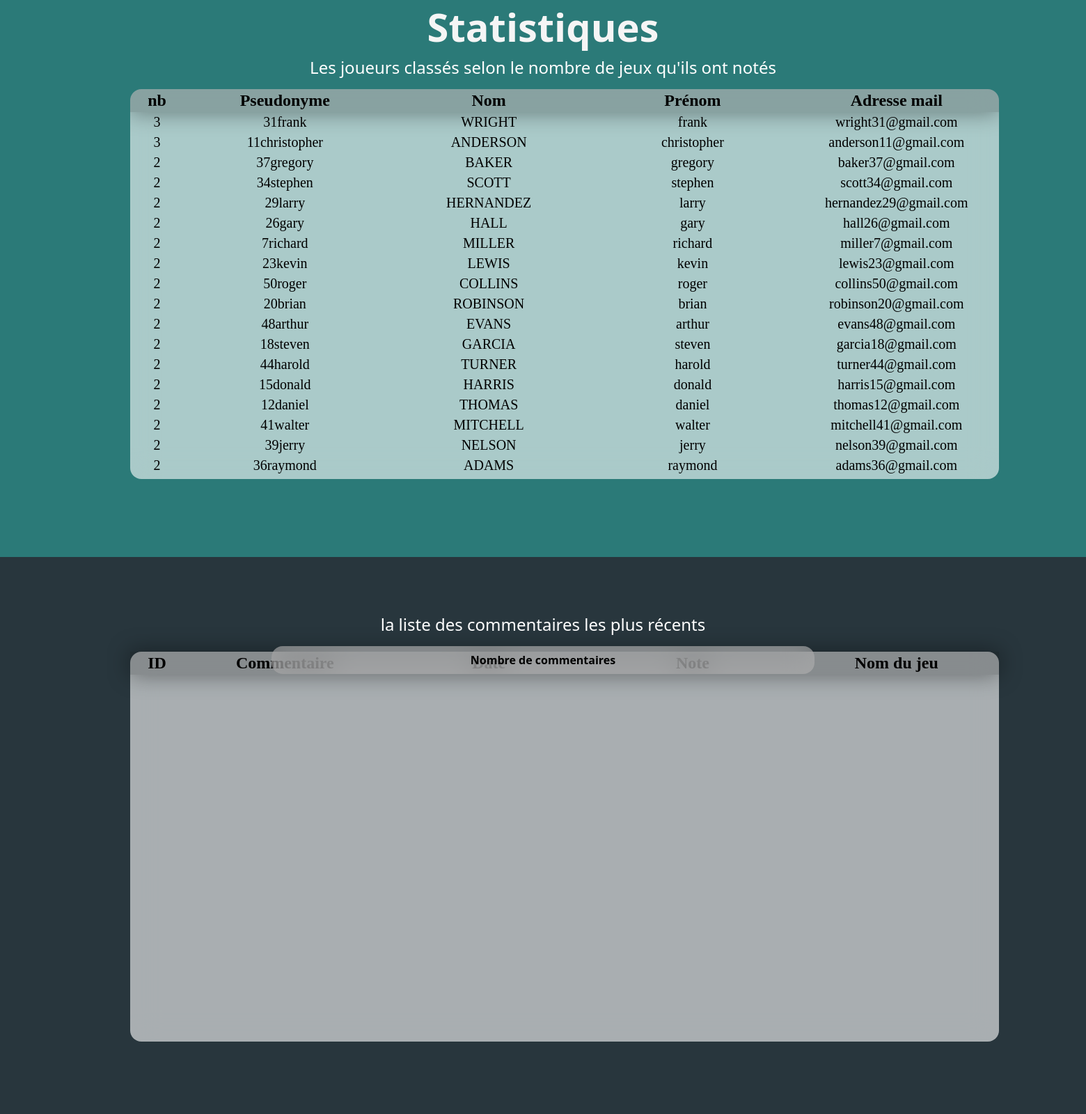
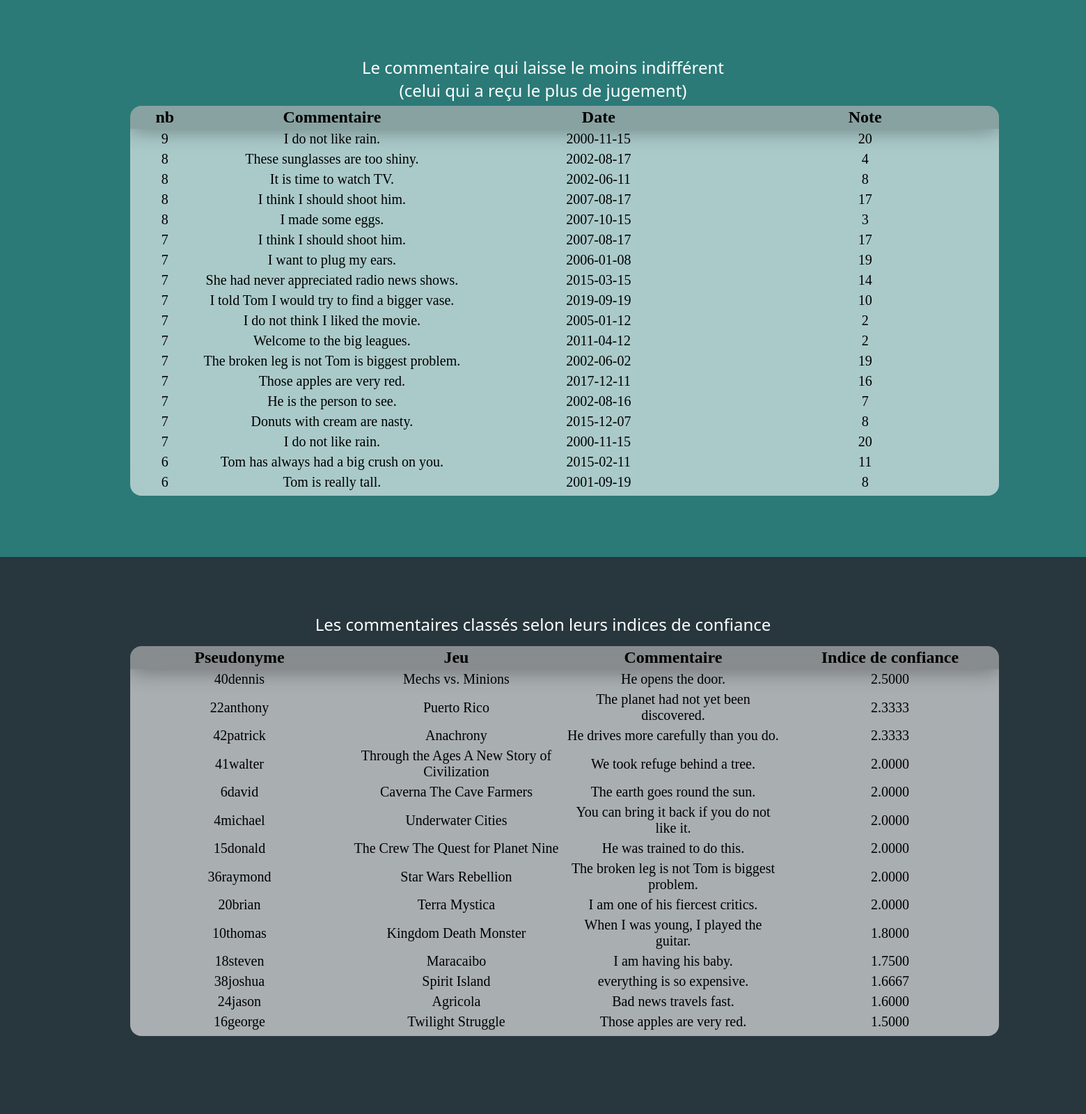
The page /statistics.php on the database its author committed (2 pictures, top to bottom).
### tables this page shows
create table JOUEURS
(
    PSEUDONYME                      CHAR(50)              not null,
    NOM_JOUEUR                      CHAR(50)                      ,
    PRENOM_JOUEUR                   CHAR(50)                      ,
    ADRESSE_MAIL                   CHAR(40)                      ,
    constraint pk_joueur primary key (PSEUDONYME)
);

create table NOTES
(
    ID_NOTE                         INT(3)               not null   ,
    COMMENTAIRE                     CHAR(50)                        ,
    DATE_NOTE                       DATE                            ,
    VALEUR                          INT(1)                          ,
    NOMBRE_JOUEURS                  INT(2)                          ,
    NOM_JEU                         CHAR(50)             not null   ,
    PSEUDONYME                      CHAR(50)             not null   ,
    constraint pk_note primary key (ID_NOTE)
);

### src/statistics.php (the view, shortened to what this page needs)
<!DOCTYPE html>
<html lang="en">
<head>
    <link rel="stylesheet" href="styles.css"/>
</head>
<body>
    <div class="pages">
        <div class="page-1">
            <div class="stats-title-page">Statistiques</div>
            <div class="stats-wrap">
                <div class="title-grid">Les joueurs classés selon le nombre de jeux qu'ils ont notés</div>
                <div class="stats-grid" style="margin-top: 6vh; border-radius: 2vh; overflow-y: scroll;" >
                <table style="width:100%; border-radius-bottom: 2vh; font-family: Montserrat; font-size: 3vh; background-color: rgb(0,0,0,.2); box-shadow: 0 0 4vh .1vh rgb(0,0,0,.4);" >
                            <tr>
                                <th style="width:5%; font-family: Montserrat; font-size: 3vh;">nb</th>
                                <th style="width:20%; font-family: Montserrat; font-size: 3vh;">Pseudonyme</th>
                                <th style="width:20%; font-family: Montserrat; font-size: 3vh;">Nom</th>
                                <th style="width:20%; font-family: Montserrat; font-size: 3vh;">Prénom</th>
                                <th style="width:20%; font-family: Montserrat; font-size: 3vh;">Adresse mail</th>
                            </tr>
                </table>
                <?php
                    $db = new PDO(
                        'mysql:host=localhost;dbname=mysql;charset=utf8',
                        'root',
                        ''
                        );
                   $rs = $db->prepare('SELECT COUNT(A.PSEUDONYME) NB, A.*
                                        FROM (SELECT * FROM JOUEURS NATURAL JOIN NOTES) A
                                        GROUP BY A.PSEUDONYME
                                        ORDER BY NB DESC;');
                   $rs->execute();
                   $themes = $rs->fetchAll();
                   foreach ($themes as $theme) {
                   ?>
                        <table style="width:100%">
                            <tr>
                                <td style="width: 5%; font-family: Montserrat; font-size: 2.5vh;"><?php echo $theme['NB'];?></td >
                                <td style="width: 20%; font-family: Montserrat; font-size: 2.5vh;"><?php echo $theme['PSEUDONYME'];?></td>
                                <td style="width: 20%; font-family: Montserrat; font-size: 2.5vh;"><?php echo $theme['NOM_JOUEUR'];?></td>
                                <td style="width: 20%; font-family: Montserrat; font-size: 2.5vh;"><?php echo $theme['PRENOM_JOUEUR'];?></td>
                                <td style="width: 20%; font-family: Montserrat; font-size: 2.5vh;"><?php echo $theme['ADRESSE_MAIL'];?></td>
                            </tr>
                   </table>
                   <?php
                    }
                    ?>
                </div>
            </div>
        </div>
        <div class="page-2">
            <div class="stats-wrap">
                <div class="title-grid">la liste des commentaires les plus récents</div>
                <button class="choose-button">Nombre de commentaires</button>
                <div class="stats-grid">
                    <table style="width:100%; border-radius-bottom: 2vh; font-family: Montserrat; font-size: 3vh; background-color: rgb(0,0,0,.2); box-shadow: 0 0 4vh .1vh rgb(0,0,0,.4);">
                        <tr>
                                <th style="width:5%; font-family: Montserrat; font-size: 3vh;">ID</th>
                                <th style="width:20%; font-family: Montserrat; font-size: 3vh;">Commentaire</th>
                                <th style="width:20%; font-family: Montserrat; font-size: 3vh;">Date</th>
                                <th style="width:20%; font-family: Montserrat; font-size: 3vh;">Note</th>
                                <th style="width:20%; font-family: Montserrat; font-size: 3vh;">Nom du jeu</th>
                        </tr>
                    </table>
                </div>
            </div>
        </div>
        <div class="page-3">
            <div class="stats-wrap">
                <div class="title-grid">Le commentaire qui laisse le moins indifférent <br> (celui qui a reçu le plus de jugement)</div>
                <div class="stats-grid" style="margin-top: 9vh; border-radius: 2vh; overflow-y: scroll;">
                <table  style="width:100%; border-radius-bottom: 2vh; font-family: Montserrat; font-size: 3vh; background-color: rgb(0,0,0,.2); box-shadow: 0 0 4vh .1vh rgb(0,0,0,.4);">
                            <tr>
                                <th style="width:5%; font-family: Montserrat; font-size: 3vh;">nb</th>
                                <th style="width:20%; font-family: Montserrat; font-size: 3vh;">Commentaire</th>
                                <th style="width:20%; font-family: Montserrat; font-size: 3vh;">Date</th>
                                <th style="width:20%; font-family: Montserrat; font-size: 3vh;">Note</th>
                            </tr>
                </table>
                <?php
                    $db = new PDO(
                        'mysql:host=localhost;dbname=mysql;charset=utf8',
                        'root',
                        ''
                        );
                    $rs = $db->prepare('SELECT *
                                    FROM  NOTES
                                    NATURAL JOIN (select count(*) NB, ID_NOTE from JUGEMENTS GROUP BY JUGEMENTS.ID_NOTE) A
                                    ORDER BY NB DESC;');
                   $rs->execute();
                   $themes = $rs->fetchAll();
                   foreach ($themes as $theme) {
                   ?>
                        <table style="width:100%">
                            <tr>
                                <td style="width: 5%; font-family: Montserrat; font-size: 2.5vh;"><?php echo $theme['NB'];?></td >
                                <td style="width: 20%; font-family: Montserrat; font-size: 2.5vh;"><?php echo $theme['COMMENTAIRE'];?></td>
                                <td style="width: 20%; font-family: Montserrat; font-size: 2.5vh;"><?php echo $theme['DATE_NOTE'];?></td>
                                <td style="width: 20%; font-family: Montserrat; font-size: 2.5vh;"><?php echo $theme['VALEUR'];?></td>
                            </tr>
                   </table>
                   <?php
                    }
                    ?>
                </div>
            </div>
        </div>
        <div class="page-4" style="background-color:  rgb(40, 54, 61);">
            <div class="stats-wrap">
                <div class="title-grid">Les commentaires classés selon leurs indices de confiance</div>
                <div class="stats-grid" style="margin-top: 6vh; border-radius: 2vh; overflow-y: scroll;">
                <table  style="width:100%; border-radius-bottom: 2vh; font-family: Montserrat; font-size: 3vh; background-color: rgb(0,0,0,.2); box-shadow: 0 0 4vh .1vh rgb(0,0,0,.4);">
                            <tr>
                                <th style="width:20%; font-family: Montserrat; font-size: 3vh;">Pseudonyme</th>
                                <th style="width:20%; font-family: Montserrat; font-size: 3vh;">Jeu</th>
                                <th style="width:20%; font-family: Montserrat; font-size: 3vh;">Commentaire</th>
                                <th style="width:20%; font-family: Montserrat; font-size: 3vh;">Indice de confiance</th>
                            </tr>
                </table>
                <?php
                    $db = new PDO(
                        'mysql:host=localhost;dbname=mysql;charset=utf8',
                        'root',
                        ''
                        );
                    $rs = $db->prepare("SELECT N.COMMENTAIRE, N.NOM_JEU, N.PSEUDONYME , (1+count(CASE WHEN J.AVIS = 'PERTINENT' THEN 1 END))/ (1+count(CASE WHEN J.AVIS = 'IMPERTINENT' THEN 1 END)) INDICE from NOTES N
                                        inner join JUGEMENTS J
                                        ON N.ID_NOTE = J.ID_NOTE
                                        GROUP BY N.COMMENTAIRE
                                        ORDER BY INDICE DESC;");
                   $rs->execute();
                   $themes = $rs->fetchAll();
                   foreach ($themes as $theme) {
                   ?>
                        <table style="width:100%;">
                            <tr>
                                <td style="width: 20%; font-family: Montserrat; font-size: 2.5vh;"><?php echo $theme['PSEUDONYME'];?></td>
                                <td style="width: 20%; font-family: Montserrat; font-size: 2.5vh;"><?php echo $theme['NOM_JEU'];?></td>
                                <td style="width: 20%; font-family: Montserrat; font-size: 2.5vh;"><?php echo $theme['COMMENTAIRE'];?></td>
                                <td style="width: 20%; font-family: Montserrat; font-size: 2.5vh;"><?php echo $theme['INDICE'];?></td>
                            </tr>
                   </table>
                   <?php
                    }
                    ?>
                </div>
            </div>
        </div>
    </div>
</body>
</html>

### src/styles.css (style rules this page uses)
html { height: 100%; aspect-ratio: 1; overflow-x: hidden; overflow-y: auto; background-color: rgb(40, 54, 61); }
.pages { z-index: -1; position: absolute; top: 0; left: 0; width: 100vw; display: grid; grid-template-columns: auto; column-gap: 0px; }
.page-1, .page-2, .page-3, .page-4, .page-5, .page-6,.footer { position: relative; height: 100vh; width: 100vw; }
.page-1 { background-color: rgb(43, 122, 120); }
.page-2 { background-color: rgb(40, 54, 61); }
.page-3 { background-color:rgb(43, 122, 120); }
.page-4 { background-color: olive; }
.consult-wrap, .stats-wrap { position: absolute; top: 50%; left: 50%; height: 80vh; transform: translate(-50%, -50%); text-align: center; }
.consult-wrap > .title-grid, .stats-wrap > .title-grid { display: inline-block; height: 6vh; width: 60vw; color: white; text-align: center; font-family: system-ui, -apple-system, BlinkMacSystemFont, 'Segoe UI', Roboto, Oxygen, Ubuntu, Cantarell, 'Open Sans', 'Helvetica Neue', sans-serif; font-size: 3vh; font-weight: 500; }
.choose-button { display: inline-block; height: 5vh; width: 50vw; font-family: system-ui, -apple-system, BlinkMacSystemFont, 'Segoe UI', Roboto, Oxygen, Ubuntu, Cantarell, 'Open Sans', 'Helvetica Neue', sans-serif; font-size: 2vh; font-weight: 600; text-align: center; border: none; cursor: pointer; transition: .2s ease-out; background-color: rgb(189, 188, 188, .5); backdrop-filter: blur(20px); color: black; border-radius: 2vh; }
.consult-grid, .stats-grid { z-index: -1; display: inline-block; position: absolute; left: 0; margin: 1vh; margin-left: -8vw; height: 70vh; width: 80vw; border-radius: 2vh; background-color: rgb(255, 255, 255, .6); backdrop-filter: blur(20px); }
.consult-title-page, .stats-title-page, .about-title-page, .index-title-page { position: absolute; top: 0; left: 50%; transform: translateX(-50%); color: whitesmoke; font-family: system-ui, -apple-system, BlinkMacSystemFont, 'Segoe UI', Roboto, Oxygen, Ubuntu, Cantarell, 'Open Sans', 'Helvetica Neue', sans-serif; font-size: 7vh; font-weight: 700; }

### rows shown on the page
joueurs: NB "3", PSEUDONYME "31frank", NOM_JOUEUR "WRIGHT", PRENOM_JOUEUR "frank", ADRESSE_MAIL "wright31@gmail.com"
joueurs: NB "3", PSEUDONYME "11christopher", NOM_JOUEUR "ANDERSON", PRENOM_JOUEUR "christopher", ADRESSE_MAIL "anderson11@gmail.com"
joueurs: NB "2", PSEUDONYME "37gregory", NOM_JOUEUR "BAKER", PRENOM_JOUEUR "gregory", ADRESSE_MAIL "baker37@gmail.com"
joueurs: NB "2", PSEUDONYME "34stephen", NOM_JOUEUR "SCOTT", PRENOM_JOUEUR "stephen", ADRESSE_MAIL "scott34@gmail.com"
joueurs: NB "2", PSEUDONYME "29larry", NOM_JOUEUR "HERNANDEZ", PRENOM_JOUEUR "larry", ADRESSE_MAIL "hernandez29@gmail.com"
joueurs: NB "2", PSEUDONYME "26gary", NOM_JOUEUR "HALL", PRENOM_JOUEUR "gary", ADRESSE_MAIL "hall26@gmail.com"
joueurs: NB "2", PSEUDONYME "7richard", NOM_JOUEUR "MILLER", PRENOM_JOUEUR "richard", ADRESSE_MAIL "miller7@gmail.com"
joueurs: NB "2", PSEUDONYME "23kevin", NOM_JOUEUR "LEWIS", PRENOM_JOUEUR "kevin", ADRESSE_MAIL "lewis23@gmail.com"
joueurs: NB "2", PSEUDONYME "50roger", NOM_JOUEUR "COLLINS", PRENOM_JOUEUR "roger", ADRESSE_MAIL "collins50@gmail.com"
joueurs: NB "2", PSEUDONYME "20brian", NOM_JOUEUR "ROBINSON", PRENOM_JOUEUR "brian", ADRESSE_MAIL "robinson20@gmail.com"
joueurs: NB "2", PSEUDONYME "48arthur", NOM_JOUEUR "EVANS", PRENOM_JOUEUR "arthur", ADRESSE_MAIL "evans48@gmail.com"
joueurs: NB "2", PSEUDONYME "18steven", NOM_JOUEUR "GARCIA", PRENOM_JOUEUR "steven", ADRESSE_MAIL "garcia18@gmail.com"
joueurs: NB "2", PSEUDONYME "44harold", NOM_JOUEUR "TURNER", PRENOM_JOUEUR "harold", ADRESSE_MAIL "turner44@gmail.com"
joueurs: NB "2", PSEUDONYME "15donald", NOM_JOUEUR "HARRIS", PRENOM_JOUEUR "donald", ADRESSE_MAIL "harris15@gmail.com"
joueurs: NB "2", PSEUDONYME "12daniel", NOM_JOUEUR "THOMAS", PRENOM_JOUEUR "daniel", ADRESSE_MAIL "thomas12@gmail.com"
joueurs: NB "2", PSEUDONYME "41walter", NOM_JOUEUR "MITCHELL", PRENOM_JOUEUR "walter", ADRESSE_MAIL "mitchell41@gmail.com"
joueurs: NB "2", PSEUDONYME "39jerry", NOM_JOUEUR "NELSON", PRENOM_JOUEUR "jerry", ADRESSE_MAIL "nelson39@gmail.com"
joueurs: NB "2", PSEUDONYME "36raymond", NOM_JOUEUR "ADAMS", PRENOM_JOUEUR "raymond", ADRESSE_MAIL "adams36@gmail.com"
notes: NB "9", COMMENTAIRE "I do not like rain.", DATE_NOTE "2000-11-15", VALEUR "20"
notes: NB "8", COMMENTAIRE "These sunglasses are too shiny.", DATE_NOTE "2002-08-17", VALEUR "4"
notes: NB "8", COMMENTAIRE "It is time to watch TV.", DATE_NOTE "2002-06-11", VALEUR "8"
notes: NB "8", COMMENTAIRE "I think I should shoot him.", DATE_NOTE "2007-08-17", VALEUR "17"
notes: NB "8", COMMENTAIRE "I made some eggs.", DATE_NOTE "2007-10-15", VALEUR "3"
notes: NB "7", COMMENTAIRE "I think I should shoot him.", DATE_NOTE "2007-08-17", VALEUR "17"
notes: NB "7", COMMENTAIRE "I want to plug my ears.", DATE_NOTE "2006-01-08", VALEUR "19"
notes: NB "7", COMMENTAIRE "She had never appreciated radio news shows.", DATE_NOTE "2015-03-15", VALEUR "14"
notes: NB "7", COMMENTAIRE "I told Tom I would try to find a bigger vase.", DATE_NOTE "2019-09-19", VALEUR "10"
notes: NB "7", COMMENTAIRE "I do not think I liked the movie.", DATE_NOTE "2005-01-12", VALEUR "2"
notes: NB "7", COMMENTAIRE "Welcome to the big leagues.", DATE_NOTE "2011-04-12", VALEUR "2"
notes: NB "7", COMMENTAIRE "The broken leg is not Tom is biggest problem.", DATE_NOTE "2002-06-02", VALEUR "19"
notes: NB "7", COMMENTAIRE "Those apples are very red.", DATE_NOTE "2017-12-11", VALEUR "16"
notes: NB "7", COMMENTAIRE "He is the person to see.", DATE_NOTE "2002-08-16", VALEUR "7"
notes: NB "7", COMMENTAIRE "Donuts with cream are nasty.", DATE_NOTE "2015-12-07", VALEUR "8"
notes: NB "7", COMMENTAIRE "I do not like rain.", DATE_NOTE "2000-11-15", VALEUR "20"
notes: NB "6", COMMENTAIRE "Tom has always had a big crush on you.", DATE_NOTE "2015-02-11", VALEUR "11"
notes: NB "6", COMMENTAIRE "Tom is really tall.", DATE_NOTE "2001-09-19", VALEUR "8"

### other values the page prints
$theme['PSEUDONYME'] "40dennis"
$theme['NOM_JEU'] "Mechs vs. Minions"
$theme['COMMENTAIRE'] "He opens the door."
$theme['INDICE'] "2.5000"
$theme['PSEUDONYME'] "22anthony"
$theme['NOM_JEU'] "Puerto Rico"
$theme['COMMENTAIRE'] "The planet had not yet been discovered."
$theme['INDICE'] "2.3333"
$theme['PSEUDONYME'] "42patrick"
$theme['NOM_JEU'] "Anachrony"
$theme['COMMENTAIRE'] "He drives more carefully than you do."
$theme['PSEUDONYME'] "41walter"
$theme['NOM_JEU'] "Through the Ages A New Story of Civilization"
$theme['COMMENTAIRE'] "We took refuge behind a tree."
$theme['INDICE'] "2.0000"
